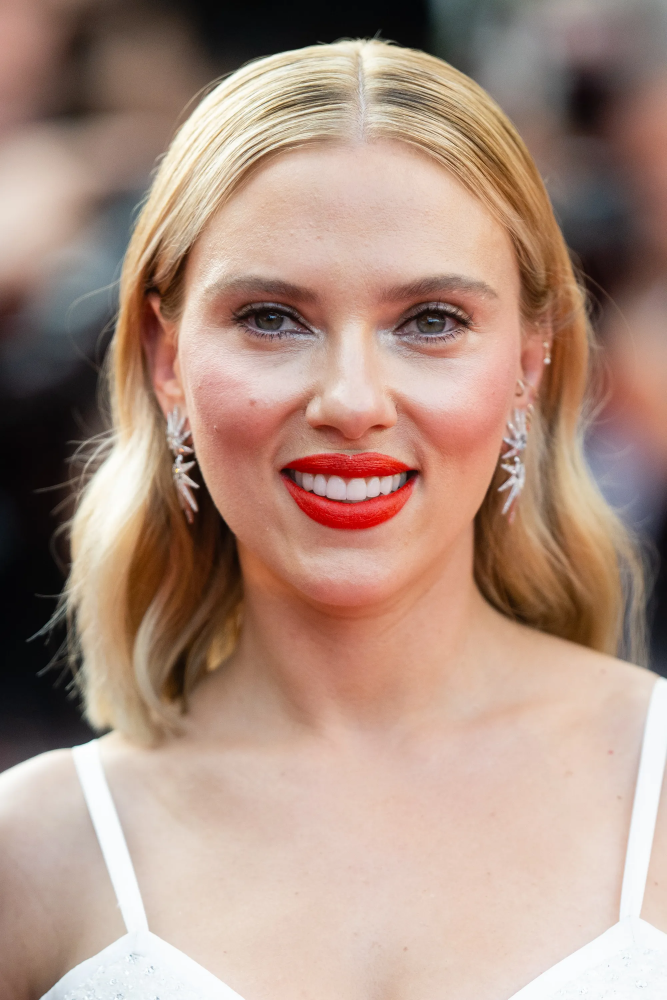
#> input picture DeepFaceTest2/person1.jpg, 2000 x 3000 px, given as the content of the folder person1.jpg, which was not available (shown at 1/3 size)
$ python -i face_detector.py   (imports and definitions only)
#> lines starting #> are read from the running program, lines starting #| are printed output that depends on the picture
import os
import cv2
import numpy as np

# OpenCV의 얼굴 감지기 & 전신 감지기 준비
face_cascade = cv2.CascadeClassifier(cv2.data.haarcascades + 'haarcascade_frontalface_default.xml')
full_body_cascade = cv2.CascadeClassifier(cv2.data.haarcascades + 'haarcascade_fullbody.xml')

def crop_face(image_paths):
#> called with image_paths = 'person1.jpg'
    imgs = os.listdir(image_paths)
    for img in imgs:
        new_img_path = image_paths + "/" + img
        if new_img_path.endswith(".jpg"):
            # 이미지 로드
            img = cv2.imread(new_img_path)
#> img is the input picture: shape (3000, 2000, 3); mean B, G, R 130.7, 145, 173.1
            # 그레이스케일 변환
            gray = cv2.cvtColor(img, cv2.COLOR_BGR2GRAY)
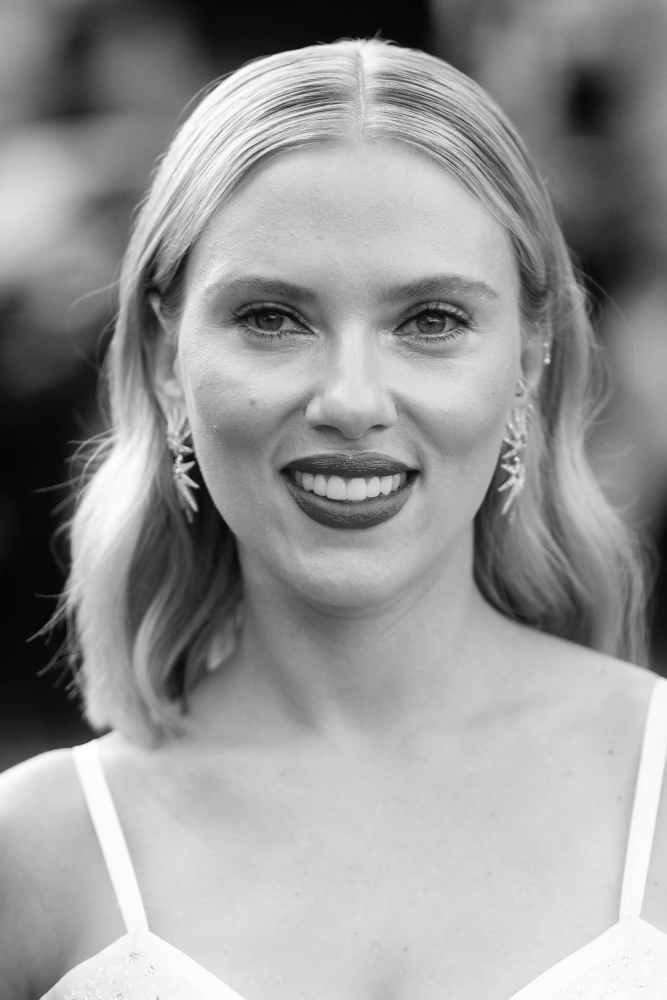
#> gray: shape (3000, 2000) (shown at 1/3 size); min 0, max 255, mean 151.7
            # 사람 감지
            full_bodies = full_body_cascade.detectMultiScale(gray, scaleFactor=1.1, minNeighbors=5, minSize=(30, 30))
#> full_bodies = ()
            for (x, y, w, h) in full_bodies:
                # 사람 영역에 대해 얼굴 감지
                roi_gray = gray[y:y+h, x:x+w]
                faces = face_cascade.detectMultiScale(roi_gray)
                # print("check faces:", len(faces), faces)
                if len(faces) > 0:
                    # 첫 번째 얼굴 영역 자르기
                    (fx, fy, fw, fh) = faces[0]
                    face_crop = img[y + fy:y + fy + fh, x + fx:x + fx + fw]

                    # 얼굴 영역을 255x255 크기로 리사이즈
                    face_crop_resized = cv2.resize(face_crop, (255, 255))
                    # 리사이즈한 얼굴 영역 저장
                    cv2.imwrite(f"{img}.jpg", face_crop_resized)
#> this loop made 0 passes

                    # print("outputfile:", os.path.join(data_dir, directory, first_file))
                    # # os.makedirs(os.path.dirname(output_filename), exist_ok=True)
                    # img.save(os.path.join(output_filename, f"{directory}.jpg"))
                    # # shutil.copyfile(os.path.join(data_dir, directory, first_file), os.path.join("Samples", f"{directory}.jpg"))


                    # break  # 첫 번째 얼굴만 처리하고 종료


def remove_non_single_faces(image_paths):
    imgs = os.listdir(image_paths)
    for img in imgs:
        new_img_path = image_paths + "/" + img
        if new_img_path.endswith(".jpg"):
            img = cv2.imread(new_img_path)
            print("check img:", img)
            gray = cv2.cvtColor(img, cv2.COLOR_BGR2GRAY)
            faces = face_cascade.detectMultiScale(gray, scaleFactor=1.1, minNeighbors=5, minSize=(30, 30))

        # 사진에 얼굴이 한 명만 존재하지 않으면 삭제
        if (len(faces) != 1):
            os.remove(new_img_path)

>>> result = crop_face('person1.jpg')

$ run again, on DeepFaceTest2/person2.jpg
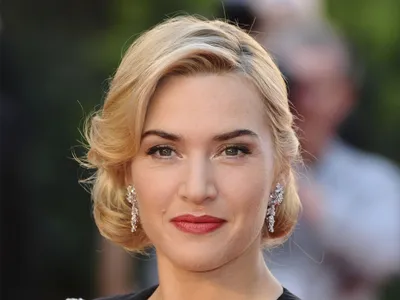
#> input picture DeepFaceTest2/person2.jpg, 400 x 300 px, given as the content of the folder person2.jpg, which was not available
#> in crop_face, img is the input picture: shape (300, 400, 3); mean B, G, R 89.1, 100.4, 116.8
#> in crop_face, `gray = cv2.cvtColor(img, cv2.COLOR_BGR2GRAY)`:
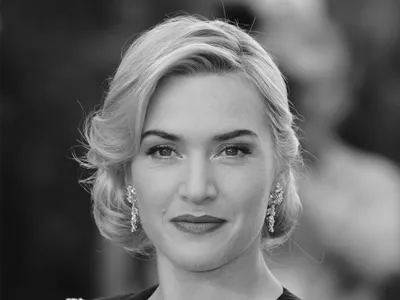
#> gray: shape (300, 400); min 4, max 249, mean 104
#> full_bodies = ()

$ run again, on DeepFaceTest2/person3.jpg
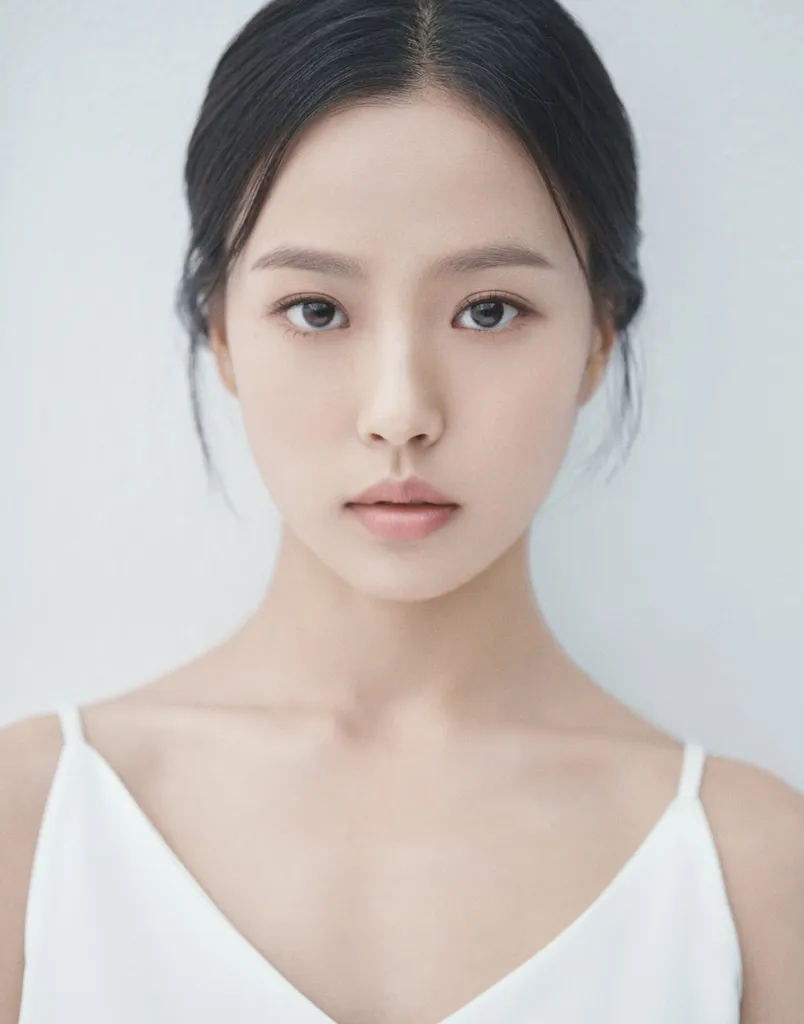
#> input picture DeepFaceTest2/person3.jpg, 804 x 1024 px, given as the content of the folder person3.jpg, which was not available
#> in crop_face, img is the input picture: shape (1024, 804, 3); mean B, G, R 186.4, 189.8, 196
#> in crop_face, `gray = cv2.cvtColor(img, cv2.COLOR_BGR2GRAY)`:
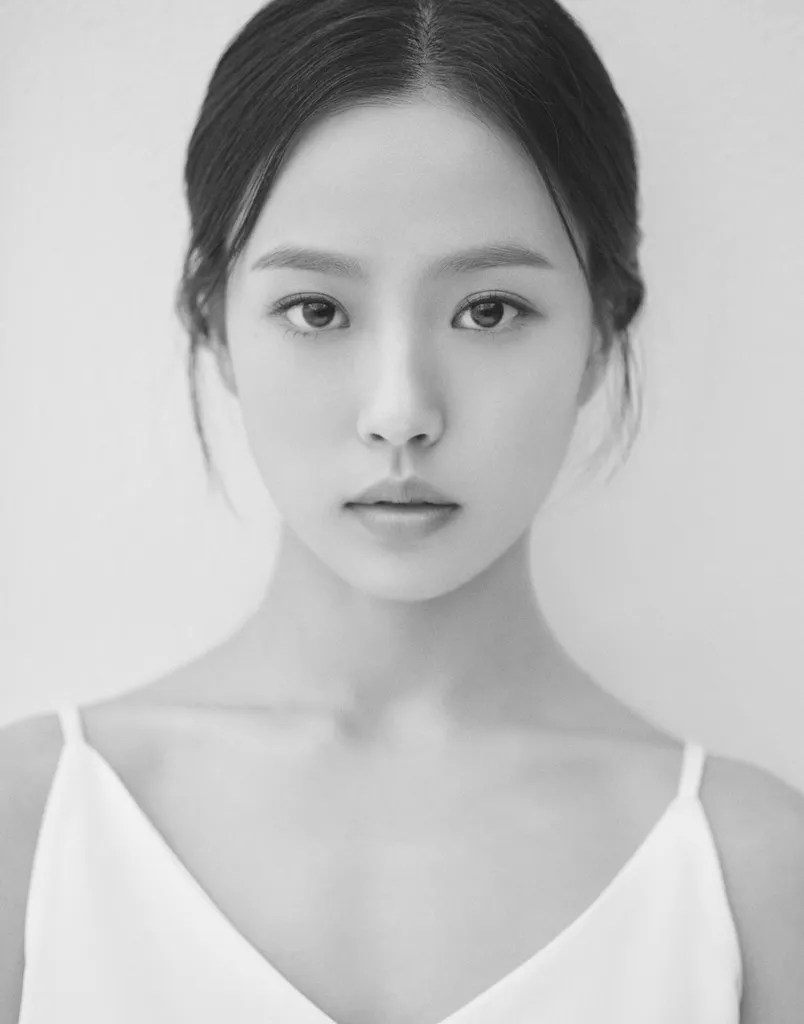
#> gray: shape (1024, 804); min 22, max 243, mean 191.3
#> full_bodies = ()

$ run again, on DeepFaceTest2/person4.jpg
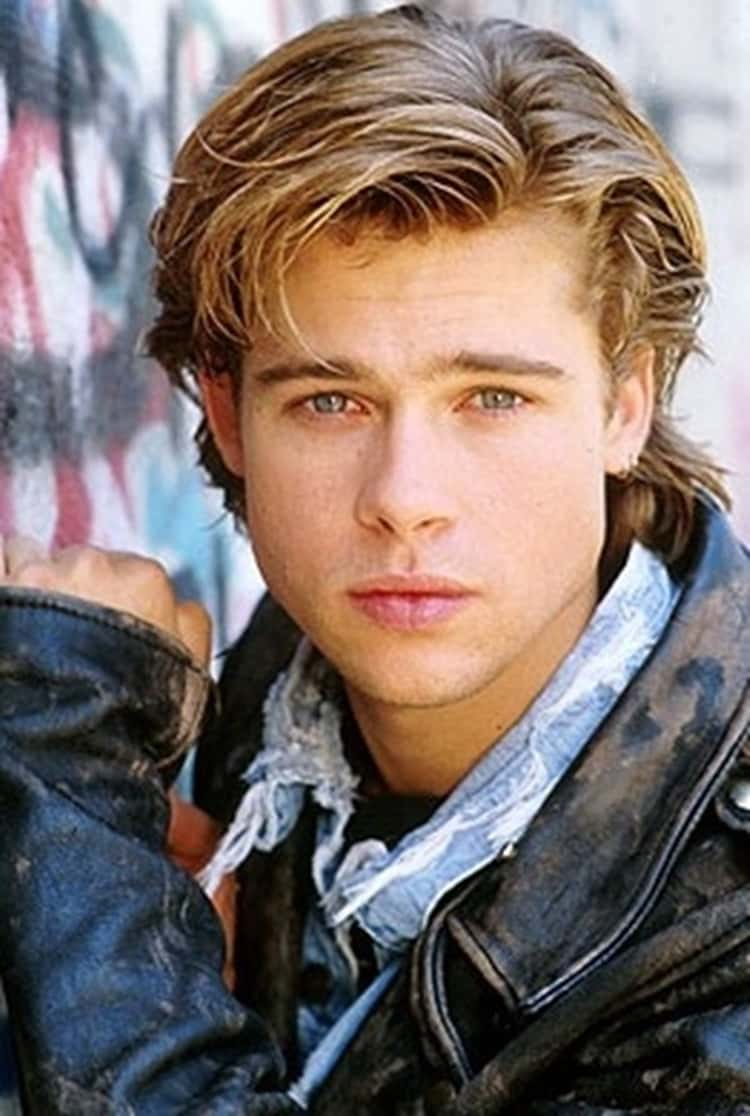
#> input picture DeepFaceTest2/person4.jpg, 750 x 1116 px, given as the content of the folder person4.jpg, which was not available
#> in crop_face, img is the input picture: shape (1116, 750, 3); mean B, G, R 108.2, 112.5, 126.4
#> in crop_face, `gray = cv2.cvtColor(img, cv2.COLOR_BGR2GRAY)`:
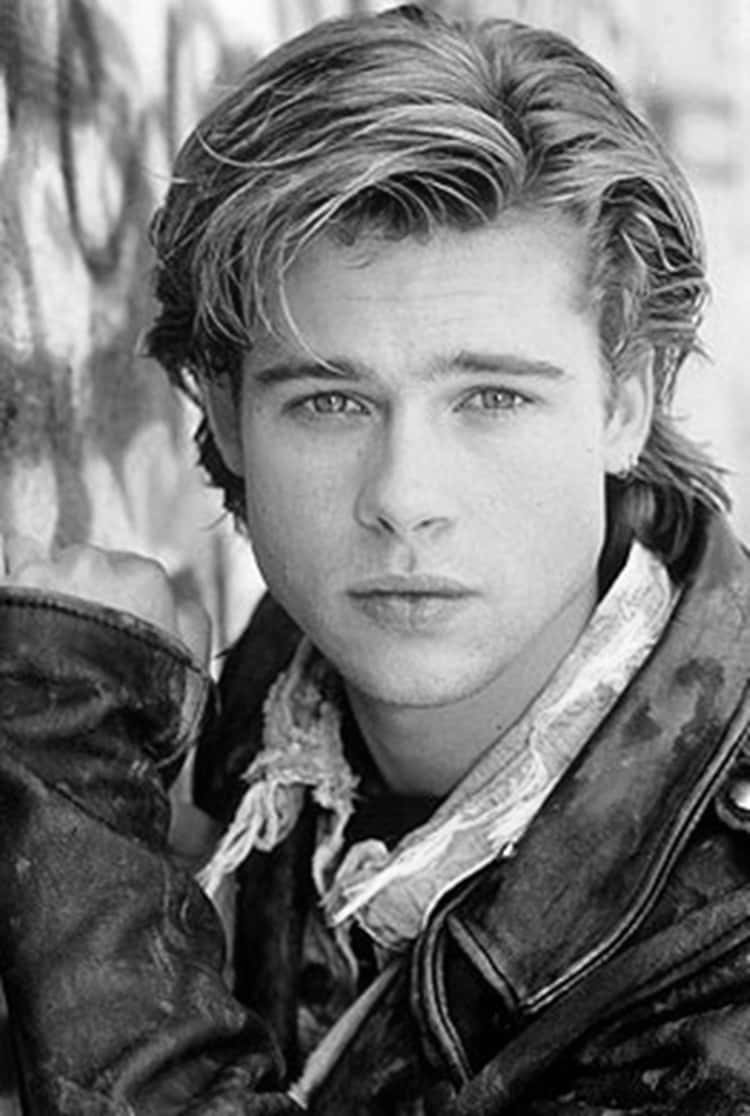
#> gray: shape (1116, 750); min 0, max 255, mean 116.2
#> full_bodies = ()
